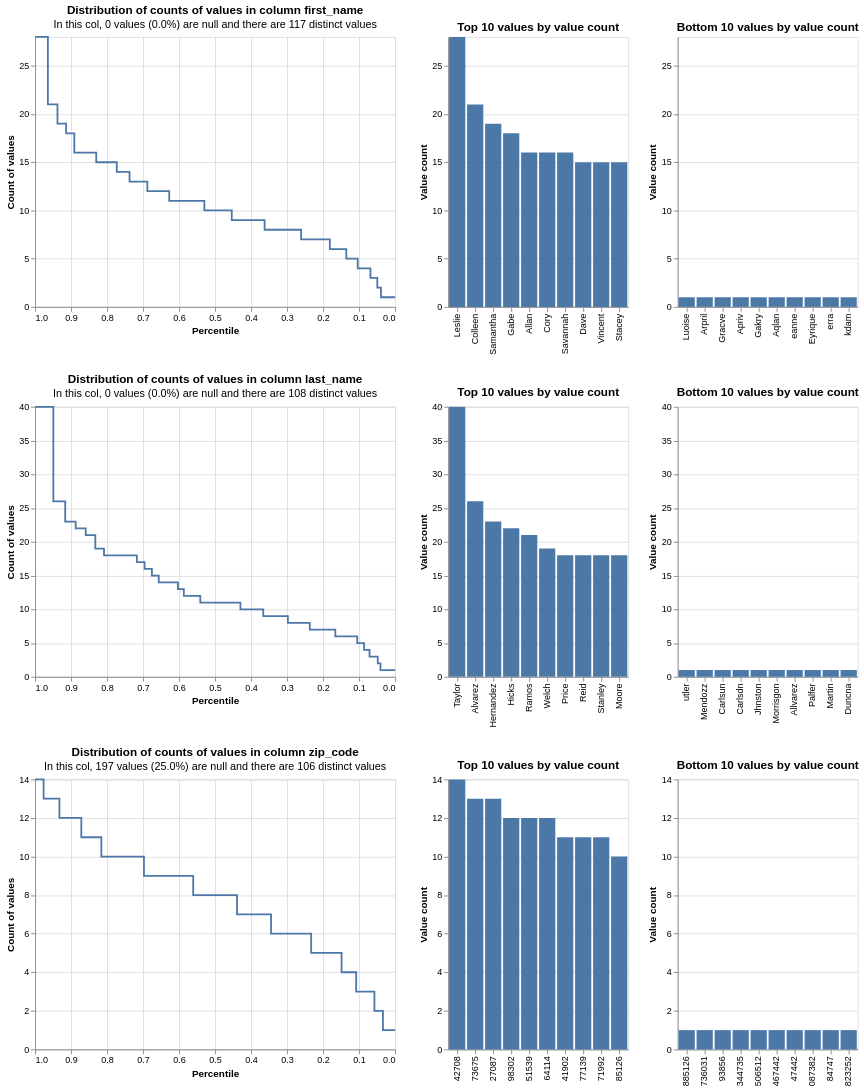

Notebook code for this chart:
### Code cell
profile_columns(identities_df, db_api, column_expressions=["first_name", "last_name", "zip_code"])

### Figure 1 — Vega-Lite specification as saved in the notebook (floating-point values rounded to 4 significant figures)
{"config": {"view": {"continuousWidth": 400, "continuousHeight": 300}}, "vconcat": [{"hconcat": [{"mark": {"type": "line", "interpolate": "step-before"}, "data": {"values": [{"percentile_ex_nulls": 0.9645, "percentile_inc_nulls": 0.9645, "value_count": 28, "group_name": "first_name", "total_non_null_rows": 789, "total_rows_inc_nulls": 789, "sum_tokens_in_value_count_group": 28, "distinct_value_count": 117}, {"percentile_ex_nulls": 0.9379, "percentile_inc_nulls": 0.9379, "value_count": 21, "group_name": "first_name", "total_non_null_rows": 789, "total_rows_inc_nulls": 789, "sum_tokens_in_value_count_group": 21, "distinct_value_count": 117}, {"percentile_ex_nulls": 0.9138, "percentile_inc_nulls": 0.9138, "value_count": 19, "group_name": "first_name", "total_non_null_rows": 789, "total_rows_inc_nulls": 789, "sum_tokens_in_value_count_group": 19, "distinct_value_count": 117}, {"percentile_ex_nulls": 0.891, "percentile_inc_nulls": 0.891, "value_count": 18, "group_name": "first_name", "total_non_null_rows": 789, "total_rows_inc_nulls": 789, "sum_tokens_in_value_count_group": 18, "distinct_value_count": 117}, {"percentile_ex_nulls": 0.8302, "percentile_inc_nulls": 0.8302, "value_count": 16, "group_name": "first_name", "total_non_null_rows": 789, "total_rows_inc_nulls": 789, "sum_tokens_in_value_count_group": 48, "distinct_value_count": 117}, {"percentile_ex_nulls": 0.7731, "percentile_inc_nulls": 0.7731, "value_count": 15, "group_name": "first_name", "total_non_null_rows": 789, "total_rows_inc_nulls": 789, "sum_tokens_in_value_count_group": 45, "distinct_value_count": 117}, {"percentile_ex_nulls": 0.7376, "percentile_inc_nulls": 0.7376, "value_count": 14, "group_name": "first_name", "total_non_null_rows": 789, "total_rows_inc_nulls": 789, "sum_tokens_in_value_count_group": 28, "distinct_value_count": 117}, {"percentile_ex_nulls": 0.6882, "percentile_inc_nulls": 0.6882, "value_count": 13, "group_name": "first_name", "total_non_null_rows": 789, "total_rows_inc_nulls": 789, "sum_tokens_in_value_count_group": 39, "distinct_value_count": 117}, {"percentile_ex_nulls": 0.6274, "percentile_inc_nulls": 0.6274, "value_count": 12, "group_name": "first_name", "total_non_null_rows": 789, "total_rows_inc_nulls": 789, "sum_tokens_in_value_count_group": 48, "distinct_value_count": 117}, {"percentile_ex_nulls": 0.5298, "percentile_inc_nulls": 0.5298, "value_count": 11, "group_name": "first_name", "total_non_null_rows": 789, "total_rows_inc_nulls": 789, "sum_tokens_in_value_count_group": 77, "distinct_value_count": 117}, {"percentile_ex_nulls": 0.4537, "percentile_inc_nulls": 0.4537, "value_count": 10, "group_name": "first_name", "total_non_null_rows": 789, "total_rows_inc_nulls": 789, "sum_tokens_in_value_count_group": 60, "distinct_value_count": 117}, {"percentile_ex_nulls": 0.3625, "percentile_inc_nulls": 0.3625, "value_count": 9, "group_name": "first_name", "total_non_null_rows": 789, "total_rows_inc_nulls": 789, "sum_tokens_in_value_count_group": 72, "distinct_value_count": 117}, {"percentile_ex_nulls": 0.2611, "percentile_inc_nulls": 0.2611, "value_count": 8, "group_name": "first_name", "total_non_null_rows": 789, "total_rows_inc_nulls": 789, "sum_tokens_in_value_count_group": 80, "distinct_value_count": 117}, {"percentile_ex_nulls": 0.1812, "percentile_inc_nulls": 0.1812, "value_count": 7, "group_name": "first_name", "total_non_null_rows": 789, "total_rows_inc_nulls": 789, "sum_tokens_in_value_count_group": 63, "distinct_value_count": 117}, {"percentile_ex_nulls": 0.1356, "percentile_inc_nulls": 0.1356, "value_count": 6, "group_name": "first_name", "total_non_null_rows": 789, "total_rows_inc_nulls": 789, "sum_tokens_in_value_count_group": 36, "distinct_value_count": 117}, {"percentile_ex_nulls": 0.1039, "percentile_inc_nulls": 0.1039, "value_count": 5, "group_name": "first_name", "total_non_null_rows": 789, "total_rows_inc_nulls": 789, "sum_tokens_in_value_count_group": 25, "distinct_value_count": 117}, {"percentile_ex_nulls": 0.06844, "percentile_inc_nulls": 0.06844, "value_count": 4, "group_name": "first_name", "total_non_null_rows": 789, "total_rows_inc_nulls": 789, "sum_tokens_in_value_count_group": 28, "distinct_value_count": 117}, {"percentile_ex_nulls": 0.04943, "percentile_inc_nulls": 0.04943, "value_count": 3, "group_name": "first_name", "total_non_null_rows": 789, "total_rows_inc_nulls": 789, "sum_tokens_in_value_count_group": 15, "distinct_value_count": 117}, {"percentile_ex_nulls": 0.03929, "percentile_inc_nulls": 0.03929, "value_count": 2, "group_name": "first_name", "total_non_null_rows": 789, "total_rows_inc_nulls": 789, "sum_tokens_in_value_count_group": 8, "distinct_value_count": 117}, {"percentile_ex_nulls": 0.0, "percentile_inc_nulls": 0.0, "value_count": 1, "group_name": "first_name", "total_non_null_rows": 789, "total_rows_inc_nulls": 789, "sum_tokens_in_value_count_group": 31, "distinct_value_count": 117}, {"percentile_ex_nulls": 1.0, "percentile_inc_nulls": 1.0, "value_count": 28, "group_name": "first_name", "total_non_null_rows": 789, "total_rows_inc_nulls": 789, "sum_tokens_in_value_count_group": 28, "distinct_value_count": 117}]}, "encoding": {"tooltip": [{"field": "value_count", "type": "quantitative"}, {"field": "percentile_ex_nulls", "type": "quantitative"}, {"field": "percentile_inc_nulls", "type": "quantitative"}, {"field": "total_non_null_rows", "type": "quantitative"}, {"field": "total_rows_inc_nulls", "type": "quantitative"}], "x": {"field": "percentile_ex_nulls", "sort": "descending", "title": "Percentile", "type": "quantitative"}, "y": {"field": "value_count", "title": "Count of values", "type": "quantitative"}}, "title": {"text": "Distribution of counts of values in column first_name", "subtitle": "In this col, 0 values (0.0%) are null and there are 117 distinct values"}}, {"mark": "bar", "data": {"values": [{"value_count": 28, "group_name": "first_name", "value": "Leslie", "total_non_null_rows": 789, "total_rows_inc_nulls": 789, "distinct_value_count": 117}, {"value_count": 21, "group_name": "first_name", "value": "Colleen", "total_non_null_rows": 789, "total_rows_inc_nulls": 789, "distinct_value_count": 117}, {"value_count": 19, "group_name": "first_name", "value": "Samantha", "total_non_null_rows": 789, "total_rows_inc_nulls": 789, "distinct_value_count": 117}, {"value_count": 18, "group_name": "first_name", "value": "Gabe", "total_non_null_rows": 789, "total_rows_inc_nulls": 789, "distinct_value_count": 117}, {"value_count": 16, "group_name": "first_name", "value": "Allan", "total_non_null_rows": 789, "total_rows_inc_nulls": 789, "distinct_value_count": 117}, {"value_count": 16, "group_name": "first_name", "value": "Cory", "total_non_null_rows": 789, "total_rows_inc_nulls": 789, "distinct_value_count": 117}, {"value_count": 16, "group_name": "first_name", "value": "Savannah", "total_non_null_rows": 789, "total_rows_inc_nulls": 789, "distinct_value_count": 117}, {"value_count": 15, "group_name": "first_name", "value": "Dave", "total_non_null_rows": 789, "total_rows_inc_nulls": 789, "distinct_value_count": 117}, {"value_count": 15, "group_name": "first_name", "value": "Vincent", "total_non_null_rows": 789, "total_rows_inc_nulls": 789, "distinct_value_count": 117}, {"value_count": 15, "group_name": "first_name", "value": "Stacey", "total_non_null_rows": 789, "total_rows_inc_nulls": 789, "distinct_value_count": 117}]}, "encoding": {"tooltip": [{"field": "value", "type": "nominal"}, {"field": "value_count", "type": "quantitative"}, {"field": "total_non_null_rows", "type": "quantitative"}, {"field": "total_rows_inc_nulls", "type": "quantitative"}], "x": {"field": "value", "sort": "-y", "title": null, "type": "nominal"}, "y": {"field": "value_count", "title": "Value count", "type": "quantitative"}}, "title": "Top 10 values by value count"}, {"mark": "bar", "data": {"values": [{"value_count": 1, "group_name": "first_name", "value": "Luoise", "total_non_null_rows": 789, "total_rows_inc_nulls": 789, "distinct_value_count": 117}, {"value_count": 1, "group_name": "first_name", "value": "Arpril", "total_non_null_rows": 789, "total_rows_inc_nulls": 789, "distinct_value_count": 117}, {"value_count": 1, "group_name": "first_name", "value": "Gracve", "total_non_null_rows": 789, "total_rows_inc_nulls": 789, "distinct_value_count": 117}, {"value_count": 1, "group_name": "first_name", "value": "Apriv", "total_non_null_rows": 789, "total_rows_inc_nulls": 789, "distinct_value_count": 117}, {"value_count": 1, "group_name": "first_name", "value": "Gakry", "total_non_null_rows": 789, "total_rows_inc_nulls": 789, "distinct_value_count": 117}, {"value_count": 1, "group_name": "first_name", "value": "Aqlan", "total_non_null_rows": 789, "total_rows_inc_nulls": 789, "distinct_value_count": 117}, {"value_count": 1, "group_name": "first_name", "value": "eanne", "total_non_null_rows": 789, "total_rows_inc_nulls": 789, "distinct_value_count": 117}, {"value_count": 1, "group_name": "first_name", "value": "Eyrique", "total_non_null_rows": 789, "total_rows_inc_nulls": 789, "distinct_value_count": 117}, {"value_count": 1, "group_name": "first_name", "value": "erra", "total_non_null_rows": 789, "total_rows_inc_nulls": 789, "distinct_value_count": 117}, {"value_count": 1, "group_name": "first_name", "value": "kdam", "total_non_null_rows": 789, "total_rows_inc_nulls": 789, "distinct_value_count": 117}]}, "encoding": {"tooltip": [{"field": "value", "type": "nominal"}, {"field": "value_count", "type": "quantitative"}, {"field": "total_non_null_rows", "type": "quantitative"}, {"field": "total_rows_inc_nulls", "type": "quantitative"}], "x": {"field": "value", "sort": "-y", "title": null, "type": "nominal"}, "y": {"field": "value_count", "scale": {"domain": [0, 28]}, "title": "Value count", "type": "quantitative"}}, "title": "Bottom 10 values by value count"}]}, {"hconcat": [{"mark": {"type": "line", "interpolate": "step-before"}, "data": {"values": [{"percentile_ex_nulls": 0.9493, "percentile_inc_nulls": 0.9493, "value_count": 40, "group_name": "last_name", "total_non_null_rows": 789, "total_rows_inc_nulls": 789, "sum_tokens_in_value_count_group": 40, "distinct_value_count": 108}, {"percentile_ex_nulls": 0.9163, "percentile_inc_nulls": 0.9163, "value_count": 26, "group_name": "last_name", "total_non_null_rows": 789, "total_rows_inc_nulls": 789, "sum_tokens_in_value_count_group": 26, "distinct_value_count": 108}, {"percentile_ex_nulls": 0.8872, "percentile_inc_nulls": 0.8872, "value_count": 23, "group_name": "last_name", "total_non_null_rows": 789, "total_rows_inc_nulls": 789, "sum_tokens_in_value_count_group": 23, "distinct_value_count": 108}, {"percentile_ex_nulls": 0.8593, "percentile_inc_nulls": 0.8593, "value_count": 22, "group_name": "last_name", "total_non_null_rows": 789, "total_rows_inc_nulls": 789, "sum_tokens_in_value_count_group": 22, "distinct_value_count": 108}, {"percentile_ex_nulls": 0.8327, "percentile_inc_nulls": 0.8327, "value_count": 21, "group_name": "last_name", "total_non_null_rows": 789, "total_rows_inc_nulls": 789, "sum_tokens_in_value_count_group": 21, "distinct_value_count": 108}, {"percentile_ex_nulls": 0.8086, "percentile_inc_nulls": 0.8086, "value_count": 19, "group_name": "last_name", "total_non_null_rows": 789, "total_rows_inc_nulls": 789, "sum_tokens_in_value_count_group": 19, "distinct_value_count": 108}, {"percentile_ex_nulls": 0.7174, "percentile_inc_nulls": 0.7174, "value_count": 18, "group_name": "last_name", "total_non_null_rows": 789, "total_rows_inc_nulls": 789, "sum_tokens_in_value_count_group": 72, "distinct_value_count": 108}, {"percentile_ex_nulls": 0.6958, "percentile_inc_nulls": 0.6958, "value_count": 17, "group_name": "last_name", "total_non_null_rows": 789, "total_rows_inc_nulls": 789, "sum_tokens_in_value_count_group": 17, "distinct_value_count": 108}, {"percentile_ex_nulls": 0.6755, "percentile_inc_nulls": 0.6755, "value_count": 16, "group_name": "last_name", "total_non_null_rows": 789, "total_rows_inc_nulls": 789, "sum_tokens_in_value_count_group": 16, "distinct_value_count": 108}, {"percentile_ex_nulls": 0.6565, "percentile_inc_nulls": 0.6565, "value_count": 15, "group_name": "last_name", "total_non_null_rows": 789, "total_rows_inc_nulls": 789, "sum_tokens_in_value_count_group": 15, "distinct_value_count": 108}, {"percentile_ex_nulls": 0.6033, "percentile_inc_nulls": 0.6033, "value_count": 14, "group_name": "last_name", "total_non_null_rows": 789, "total_rows_inc_nulls": 789, "sum_tokens_in_value_count_group": 42, "distinct_value_count": 108}, {"percentile_ex_nulls": 0.5868, "percentile_inc_nulls": 0.5868, "value_count": 13, "group_name": "last_name", "total_non_null_rows": 789, "total_rows_inc_nulls": 789, "sum_tokens_in_value_count_group": 13, "distinct_value_count": 108}, {"percentile_ex_nulls": 0.5412, "percentile_inc_nulls": 0.5412, "value_count": 12, "group_name": "last_name", "total_non_null_rows": 789, "total_rows_inc_nulls": 789, "sum_tokens_in_value_count_group": 36, "distinct_value_count": 108}, {"percentile_ex_nulls": 0.4297, "percentile_inc_nulls": 0.4297, "value_count": 11, "group_name": "last_name", "total_non_null_rows": 789, "total_rows_inc_nulls": 789, "sum_tokens_in_value_count_group": 88, "distinct_value_count": 108}, {"percentile_ex_nulls": 0.3663, "percentile_inc_nulls": 0.3663, "value_count": 10, "group_name": "last_name", "total_non_null_rows": 789, "total_rows_inc_nulls": 789, "sum_tokens_in_value_count_group": 50, "distinct_value_count": 108}, {"percentile_ex_nulls": 0.2978, "percentile_inc_nulls": 0.2978, "value_count": 9, "group_name": "last_name", "total_non_null_rows": 789, "total_rows_inc_nulls": 789, "sum_tokens_in_value_count_group": 54, "distinct_value_count": 108}, {"percentile_ex_nulls": 0.237, "percentile_inc_nulls": 0.237, "value_count": 8, "group_name": "last_name", "total_non_null_rows": 789, "total_rows_inc_nulls": 789, "sum_tokens_in_value_count_group": 48, "distinct_value_count": 108}, {"percentile_ex_nulls": 0.166, "percentile_inc_nulls": 0.166, "value_count": 7, "group_name": "last_name", "total_non_null_rows": 789, "total_rows_inc_nulls": 789, "sum_tokens_in_value_count_group": 56, "distinct_value_count": 108}, {"percentile_ex_nulls": 0.1052, "percentile_inc_nulls": 0.1052, "value_count": 6, "group_name": "last_name", "total_non_null_rows": 789, "total_rows_inc_nulls": 789, "sum_tokens_in_value_count_group": 48, "distinct_value_count": 108}, {"percentile_ex_nulls": 0.08619, "percentile_inc_nulls": 0.08619, "value_count": 5, "group_name": "last_name", "total_non_null_rows": 789, "total_rows_inc_nulls": 789, "sum_tokens_in_value_count_group": 15, "distinct_value_count": 108}, {"percentile_ex_nulls": 0.07098, "percentile_inc_nulls": 0.07098, "value_count": 4, "group_name": "last_name", "total_non_null_rows": 789, "total_rows_inc_nulls": 789, "sum_tokens_in_value_count_group": 12, "distinct_value_count": 108}, {"percentile_ex_nulls": 0.04816, "percentile_inc_nulls": 0.04816, "value_count": 3, "group_name": "last_name", "total_non_null_rows": 789, "total_rows_inc_nulls": 789, "sum_tokens_in_value_count_group": 18, "distinct_value_count": 108}, {"percentile_ex_nulls": 0.04056, "percentile_inc_nulls": 0.04056, "value_count": 2, "group_name": "last_name", "total_non_null_rows": 789, "total_rows_inc_nulls": 789, "sum_tokens_in_value_count_group": 6, "distinct_value_count": 108}, {"percentile_ex_nulls": 0.0, "percentile_inc_nulls": 0.0, "value_count": 1, "group_name": "last_name", "total_non_null_rows": 789, "total_rows_inc_nulls": 789, "sum_tokens_in_value_count_group": 32, "distinct_value_count": 108}, {"percentile_ex_nulls": 1.0, "percentile_inc_nulls": 1.0, "value_count": 40, "group_name": "last_name", "total_non_null_rows": 789, "total_rows_inc_nulls": 789, "sum_tokens_in_value_count_group": 40, "distinct_value_count": 108}]}, "encoding": {"tooltip": [{"field": "value_count", "type": "quantitative"}, {"field": "percentile_ex_nulls", "type": "quantitative"}, {"field": "percentile_inc_nulls", "type": "quantitative"}, {"field": "total_non_null_rows", "type": "quantitative"}, {"field": "total_rows_inc_nulls", "type": "quantitative"}], "x": {"field": "percentile_ex_nulls", "sort": "descending", "title": "Percentile", "type": "quantitative"}, "y": {"field": "value_count", "title": "Count of values", "type": "quantitative"}}, "title": {"text": "Distribution of counts of values in column last_name", "subtitle": "In this col, 0 values (0.0%) are null and there are 108 distinct values"}}, {"mark": "bar", "data": {"values": [{"value_count": 40, "group_name": "last_name", "value": "Taylor", "total_non_null_rows": 789, "total_rows_inc_nulls": 789, "distinct_value_count": 108}, {"value_count": 26, "group_name": "last_name", "value": "Alvarez", "total_non_null_rows": 789, "total_rows_inc_nulls": 789, "distinct_value_count": 108}, {"value_count": 23, "group_name": "last_name", "value": "Hernandez", "total_non_null_rows": 789, "total_rows_inc_nulls": 789, "distinct_value_count": 108}, {"value_count": 22, "group_name": "last_name", "value": "Hicks", "total_non_null_rows": 789, "total_rows_inc_nulls": 789, "distinct_value_count": 108}, {"value_count": 21, "group_name": "last_name", "value": "Ramos", "total_non_null_rows": 789, "total_rows_inc_nulls": 789, "distinct_value_count": 108}, {"value_count": 19, "group_name": "last_name", "value": "Welch", "total_non_null_rows": 789, "total_rows_inc_nulls": 789, "distinct_value_count": 108}, {"value_count": 18, "group_name": "last_name", "value": "Price", "total_non_null_rows": 789, "total_rows_inc_nulls": 789, "distinct_value_count": 108}, {"value_count": 18, "group_name": "last_name", "value": "Reid", "total_non_null_rows": 789, "total_rows_inc_nulls": 789, "distinct_value_count": 108}, {"value_count": 18, "group_name": "last_name", "value": "Stanley", "total_non_null_rows": 789, "total_rows_inc_nulls": 789, "distinct_value_count": 108}, {"value_count": 18, "group_name": "last_name", "value": "Moore", "total_non_null_rows": 789, "total_rows_inc_nulls": 789, "distinct_value_count": 108}]}, "encoding": {"tooltip": [{"field": "value", "type": "nominal"}, {"field": "value_count", "type": "quantitative"}, {"field": "total_non_null_rows", "type": "quantitative"}, {"field": "total_rows_inc_nulls", "type": "quantitative"}], "x": {"field": "value", "sort": "-y", "title": null, "type": "nominal"}, "y": {"field": "value_count", "title": "Value count", "type": "quantitative"}}, "title": "Top 10 values by value count"}, {"mark": "bar", "data": {"values": [{"value_count": 1, "group_name": "last_name", "value": "utler", "total_non_null_rows": 789, "total_rows_inc_nulls": 789, "distinct_value_count": 108}, {"value_count": 1, "group_name": "last_name", "value": "Mendozz", "total_non_null_rows": 789, "total_rows_inc_nulls": 789, "distinct_value_count": 108}, {"value_count": 1, "group_name": "last_name", "value": "Carlsun", "total_non_null_rows": 789, "total_rows_inc_nulls": 789, "distinct_value_count": 108}, {"value_count": 1, "group_name": "last_name", "value": "Carlsdn", "total_non_null_rows": 789, "total_rows_inc_nulls": 789, "distinct_value_count": 108}, {"value_count": 1, "group_name": "last_name", "value": "Jhnston", "total_non_null_rows": 789, "total_rows_inc_nulls": 789, "distinct_value_count": 108}, {"value_count": 1, "group_name": "last_name", "value": "Morrisgon", "total_non_null_rows": 789, "total_rows_inc_nulls": 789, "distinct_value_count": 108}, {"value_count": 1, "group_name": "last_name", "value": "Allvarez", "total_non_null_rows": 789, "total_rows_inc_nulls": 789, "distinct_value_count": 108}, {"value_count": 1, "group_name": "last_name", "value": "Palfer", "total_non_null_rows": 789, "total_rows_inc_nulls": 789, "distinct_value_count": 108}, {"value_count": 1, "group_name": "last_name", "value": "Martin", "total_non_null_rows": 789, "total_rows_inc_nulls": 789, "distinct_value_count": 108}, {"value_count": 1, "group_name": "last_name", "value": "Duncna", "total_non_null_rows": 789, "total_rows_inc_nulls": 789, "distinct_value_count": 108}]}, "encoding": {"tooltip": [{"field": "value", "type": "nominal"}, {"field": "value_count", "type": "quantitative"}, {"field": "total_non_null_rows", "type": "quantitative"}, {"field": "total_rows_inc_nulls", "type": "quantitative"}], "x": {"field": "value", "sort": "-y", "title": null, "type": "nominal"}, "y": {"field": "value_count", "scale": {"domain": [0, 40]}, "title": "Value count", "type": "quantitative"}}, "title": "Bottom 10 values by value count"}]}, {"hconcat": [{"mark": {"type": "line", "interpolate": "step-before"}, "data": {"values": [{"percentile_ex_nulls": 0.9764, "percentile_inc_nulls": 0.9823, "value_count": 14, "group_name": "zip_code", "total_non_null_rows": 592, "total_rows_inc_nulls": 789, "sum_tokens_in_value_count_group": 14, "distinct_value_count": 106}, {"percentile_ex_nulls": 0.9324, "percentile_inc_nulls": 0.9493, "value_count": 13, "group_name": "zip_code", "total_non_null_rows": 592, "total_rows_inc_nulls": 789, "sum_tokens_in_value_count_group": 26, "distinct_value_count": 106}, {"percentile_ex_nulls": 0.8716, "percentile_inc_nulls": 0.9037, "value_count": 12, "group_name": "zip_code", "total_non_null_rows": 592, "total_rows_inc_nulls": 789, "sum_tokens_in_value_count_group": 36, "distinct_value_count": 106}, {"percentile_ex_nulls": 0.8159, "percentile_inc_nulls": 0.8619, "value_count": 11, "group_name": "zip_code", "total_non_null_rows": 592, "total_rows_inc_nulls": 789, "sum_tokens_in_value_count_group": 33, "distinct_value_count": 106}, {"percentile_ex_nulls": 0.6976, "percentile_inc_nulls": 0.7731, "value_count": 10, "group_name": "zip_code", "total_non_null_rows": 592, "total_rows_inc_nulls": 789, "sum_tokens_in_value_count_group": 70, "distinct_value_count": 106}, {"percentile_ex_nulls": 0.5608, "percentile_inc_nulls": 0.6705, "value_count": 9, "group_name": "zip_code", "total_non_null_rows": 592, "total_rows_inc_nulls": 789, "sum_tokens_in_value_count_group": 81, "distinct_value_count": 106}, {"percentile_ex_nulls": 0.4392, "percentile_inc_nulls": 0.5792, "value_count": 8, "group_name": "zip_code", "total_non_null_rows": 592, "total_rows_inc_nulls": 789, "sum_tokens_in_value_count_group": 72, "distinct_value_count": 106}, {"percentile_ex_nulls": 0.3446, "percentile_inc_nulls": 0.5082, "value_count": 7, "group_name": "zip_code", "total_non_null_rows": 592, "total_rows_inc_nulls": 789, "sum_tokens_in_value_count_group": 56, "distinct_value_count": 106}, {"percentile_ex_nulls": 0.2331, "percentile_inc_nulls": 0.4246, "value_count": 6, "group_name": "zip_code", "total_non_null_rows": 592, "total_rows_inc_nulls": 789, "sum_tokens_in_value_count_group": 66, "distinct_value_count": 106}, {"percentile_ex_nulls": 0.1486, "percentile_inc_nulls": 0.3612, "value_count": 5, "group_name": "zip_code", "total_non_null_rows": 592, "total_rows_inc_nulls": 789, "sum_tokens_in_value_count_group": 50, "distinct_value_count": 106}, {"percentile_ex_nulls": 0.1081, "percentile_inc_nulls": 0.3308, "value_count": 4, "group_name": "zip_code", "total_non_null_rows": 592, "total_rows_inc_nulls": 789, "sum_tokens_in_value_count_group": 24, "distinct_value_count": 106}, {"percentile_ex_nulls": 0.05743, "percentile_inc_nulls": 0.2928, "value_count": 3, "group_name": "zip_code", "total_non_null_rows": 592, "total_rows_inc_nulls": 789, "sum_tokens_in_value_count_group": 30, "distinct_value_count": 106}, {"percentile_ex_nulls": 0.03378, "percentile_inc_nulls": 0.275, "value_count": 2, "group_name": "zip_code", "total_non_null_rows": 592, "total_rows_inc_nulls": 789, "sum_tokens_in_value_count_group": 14, "distinct_value_count": 106}, {"percentile_ex_nulls": 0.0, "percentile_inc_nulls": 0.2497, "value_count": 1, "group_name": "zip_code", "total_non_null_rows": 592, "total_rows_inc_nulls": 789, "sum_tokens_in_value_count_group": 20, "distinct_value_count": 106}, {"percentile_ex_nulls": 1.0, "percentile_inc_nulls": 1.0, "value_count": 14, "group_name": "zip_code", "total_non_null_rows": 592, "total_rows_inc_nulls": 789, "sum_tokens_in_value_count_group": 14, "distinct_value_count": 106}]}, "encoding": {"tooltip": [{"field": "value_count", "type": "quantitative"}, {"field": "percentile_ex_nulls", "type": "quantitative"}, {"field": "percentile_inc_nulls", "type": "quantitative"}, {"field": "total_non_null_rows", "type": "quantitative"}, {"field": "total_rows_inc_nulls", "type": "quantitative"}], "x": {"field": "percentile_ex_nulls", "sort": "descending", "title": "Percentile", "type": "quantitative"}, "y": {"field": "value_count", "title": "Count of values", "type": "quantitative"}}, "title": {"text": "Distribution of counts of values in column zip_code", "subtitle": "In this col, 197 values (25.0%) are null and there are 106 distinct values"}}, {"mark": "bar", "data": {"values": [{"value_count": 14, "group_name": "zip_code", "value": "42708", "total_non_null_rows": 592, "total_rows_inc_nulls": 789, "distinct_value_count": 106}, {"value_count": 13, "group_name": "zip_code", "value": "73675", "total_non_null_rows": 592, "total_rows_inc_nulls": 789, "distinct_value_count": 106}, {"value_count": 13, "group_name": "zip_code", "value": "27087", "total_non_null_rows": 592, "total_rows_inc_nulls": 789, "distinct_value_count": 106}, {"value_count": 12, "group_name": "zip_code", "value": "98302", "total_non_null_rows": 592, "total_rows_inc_nulls": 789, "distinct_value_count": 106}, {"value_count": 12, "group_name": "zip_code", "value": "51539", "total_non_null_rows": 592, "total_rows_inc_nulls": 789, "distinct_value_count": 106}, {"value_count": 12, "group_name": "zip_code", "value": "64114", "total_non_null_rows": 592, "total_rows_inc_nulls": 789, "distinct_value_count": 106}, {"value_count": 11, "group_name": "zip_code", "value": "41902", "total_non_null_rows": 592, "total_rows_inc_nulls": 789, "distinct_value_count": 106}, {"value_count": 11, "group_name": "zip_code", "value": "77139", "total_non_null_rows": 592, "total_rows_inc_nulls": 789, "distinct_value_count": 106}, {"value_count": 11, "group_name": "zip_code", "value": "71992", "total_non_null_rows": 592, "total_rows_inc_nulls": 789, "distinct_value_count": 106}, {"value_count": 10, "group_name": "zip_code", "value": "85126", "total_non_null_rows": 592, "total_rows_inc_nulls": 789, "distinct_value_count": 106}]}, "encoding": {"tooltip": [{"field": "value", "type": "nominal"}, {"field": "value_count", "type": "quantitative"}, {"field": "total_non_null_rows", "type": "quantitative"}, {"field": "total_rows_inc_nulls", "type": "quantitative"}], "x": {"field": "value", "sort": "-y", "title": null, "type": "nominal"}, "y": {"field": "value_count", "title": "Value count", "type": "quantitative"}}, "title": "Top 10 values by value count"}, {"mark": "bar", "data": {"values": [{"value_count": 1, "group_name": "zip_code", "value": "885126", "total_non_null_rows": 592, "total_rows_inc_nulls": 789, "distinct_value_count": 106}, {"value_count": 1, "group_name": "zip_code", "value": "736031", "total_non_null_rows": 592, "total_rows_inc_nulls": 789, "distinct_value_count": 106}, {"value_count": 1, "group_name": "zip_code", "value": "93856", "total_non_null_rows": 592, "total_rows_inc_nulls": 789, "distinct_value_count": 106}, {"value_count": 1, "group_name": "zip_code", "value": "344735", "total_non_null_rows": 592, "total_rows_inc_nulls": 789, "distinct_value_count": 106}, {"value_count": 1, "group_name": "zip_code", "value": "506512", "total_non_null_rows": 592, "total_rows_inc_nulls": 789, "distinct_value_count": 106}, {"value_count": 1, "group_name": "zip_code", "value": "467442", "total_non_null_rows": 592, "total_rows_inc_nulls": 789, "distinct_value_count": 106}, {"value_count": 1, "group_name": "zip_code", "value": "47442", "total_non_null_rows": 592, "total_rows_inc_nulls": 789, "distinct_value_count": 106}, {"value_count": 1, "group_name": "zip_code", "value": "087382", "total_non_null_rows": 592, "total_rows_inc_nulls": 789, "distinct_value_count": 106}, {"value_count": 1, "group_name": "zip_code", "value": "84747", "total_non_null_rows": 592, "total_rows_inc_nulls": 789, "distinct_value_count": 106}, {"value_count": 1, "group_name": "zip_code", "value": "823252", "total_non_null_rows": 592, "total_rows_inc_nulls": 789, "distinct_value_count": 106}]}, "encoding": {"tooltip": [{"field": "value", "type": "nominal"}, {"field": "value_count", "type": "quantitative"}, {"field": "total_non_null_rows", "type": "quantitative"}, {"field": "total_rows_inc_nulls", "type": "quantitative"}], "x": {"field": "value", "sort": "-y", "title": null, "type": "nominal"}, "y": {"field": "value_count", "scale": {"domain": [0, 14]}, "title": "Value count", "type": "quantitative"}}, "title": "Bottom 10 values by value count"}]}], "$schema": "https://vega.github.io/schema/vega-lite/v5.9.3.json"}
